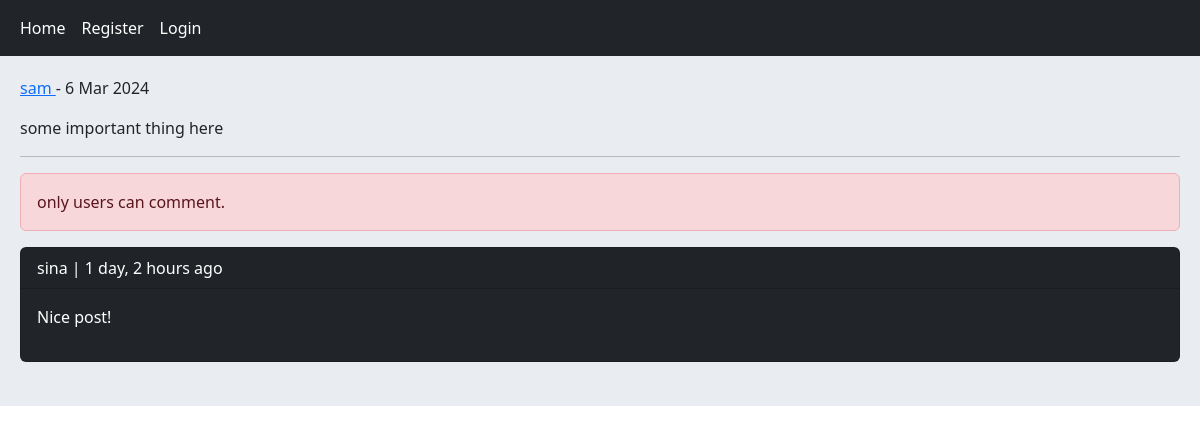
Page /post/5/some-important-thing-here/ on the earlier database version.
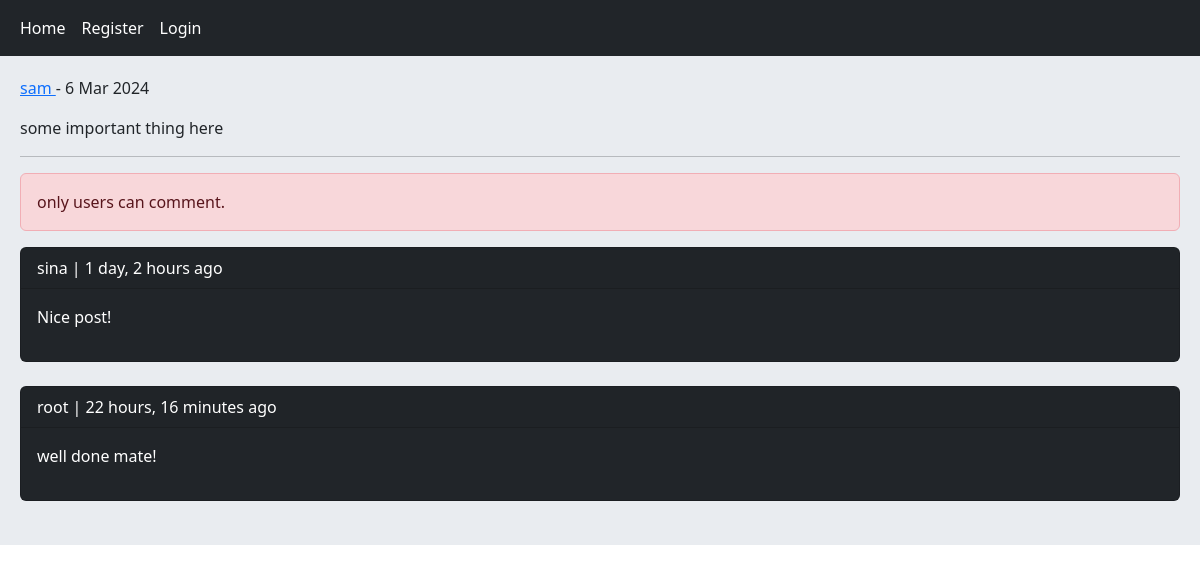
Same page on the later database version.
### home/models.py (models this page shows, shortened)
class Comment(models.Model):
    user = models.ForeignKey(User, on_delete=models.CASCADE, related_name='ucomments')
    post = models.ForeignKey(Post, on_delete=models.CASCADE, related_name='pcomments')
    reply = models.ForeignKey('self', on_delete=models.CASCADE, related_name='rcomments', blank=True, null=True)
    is_reply = models.BooleanField(default=False)
    body = models.TextField(max_length=400)
    created = models.DateTimeField(auto_now_add=True)

### home/views.py (the view, shortened to what this page needs)
# urls.py: path('post/<int:post_id>/<slug:post_slug>/', views.PostDetailView.as_view(), name='post_detail'),
class PostDetailView(View):
    form_class = CommentCreateForm
    form_class_reply = CommentReplyForm
    def setup(self, request, *args, **kwargs):
        self.post_instance = get_object_or_404(Post, pk=kwargs['post_id'], slug=kwargs['post_slug'])
        return super().setup(request, *args, **kwargs)
    def get(self, request, *args, **kwargs):
        comments = self.post_instance.pcomments.filter(is_reply=False)
        return render(request, 'home/detail.html', {'post':self.post_instance, 'comments':comments, 'form':self.form_class, 'reply_form':self.form_class_reply})

### home/templates/home/detail.html (shortened to what this page needs)
{% extends "base.html" %}
{% block content %}
    <p><a href="{% url 'account:user_profile' post.user.id %}"> {{ post.user.username }} </a> - {{ post.updated|date:"j M Y" }}</p>
    <p> {{ post.body }} </p><hr/>
    {% if request.user.is_authenticated %}
        <form action="" method="post">
            {% csrf_token %}
            {{ form.as_p }}
            <input type="submit" value="send">
        </form> <br/>
    {% else %}
        <p class="alert alert-danger"> only users can comment.</p>
    {% endif %}
    {% for comment in comments %}
        <div class="card bg-dark text-white">
            <p class="card-header">{{ comment.user }} | {{ comment.created|timesince }} ago </p>
            <p class="card-body">{{ comment.body }}</p>
        </div><br/>
    {% empty %}
        <p> No comments yet, be the first to comment! </p>
    {% endfor %}
{% endblock content %}

Differences in the rows shown:
added Comment: user "root", created "22 hours, 16 minutes", body "well done mate!"
